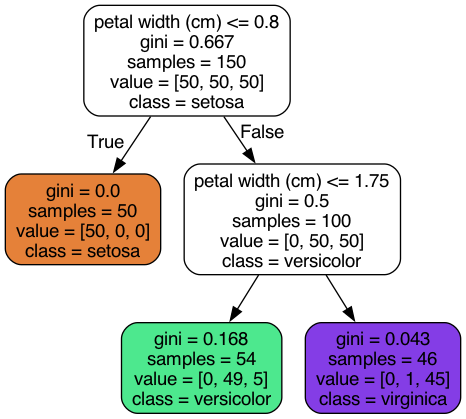
#> input picture hands-on-ml/SELF/OUTPUT/Chapter6/iris_tree.png, 466 x 419 px; the run also reads 2 pictures not shown here
$ jupyter execute 'Chapter 6 - Decion Tree.ipynb'
#> lines starting #> are read from the running program, lines starting #| are printed output that depends on the picture
# Decision Tree

```
Perform both classification and Regression task. Even multioutput regression task.
Can handle very complex dataset
Decision Trees are fundamental blocks for Random Forest.

One good quality about decision tree is:
it creates needs very less data preparation. Feature scaling is not required at all.

#### 1. Training and Visualizing Decision Tree

[cell 1]
from sklearn.datasets import load_iris
from sklearn.tree import DecisionTreeClassifier

# load iris dataset
iris = load_iris()

# get the petal length and width
X = iris.data[:, 2:]
y = iris.target

# create tree classifier
tree_clf = DecisionTreeClassifier(max_depth=2)
tree_clf.fit(X, y)

[cell 2]
# visualize the decision tree
from sklearn.tree import export_graphviz

# create visualization
export_graphviz(
    tree_clf,
    out_file='OUTPUT/Chapter6/iris_tree.dot',
    feature_names=iris.feature_names[2:],
    class_names=iris.target_names,
    rounded=True,
    filled=True
)

```
After file with extension ".dot" is created. Issue following command on terminal
$ dot -Tpng iris_tree.dot -o iris_tree.png

This command will create png file output which looks like
```

[cell 3]
from PIL import Image

# open image
image_data = Image.open('OUTPUT/Chapter6/iris_tree.png').convert("RGB")
image_data

```
- Decision Trees starts with 150 samples at Depth 0 (root node).
- Root node evaluates if petal width <= 0.8 cm then it is classifying iris flower instances as Sentosa.
- The number of samples classified as Setosa = 50 at Depth 1
- 100 samples remains unclassified at Depth 1 which is then checked if petal width is less than 1.75 cm
- If so 54 samples are classified as versicolor and remaining as virginica

Here node smaple attributes tells the numbers of instances used for training.
node attribute gini measures impurity. Gini = 0 implies pure
```

Gini Computation <br>
$G_i = 1 - \sum_{k=1}^{n}P_{i}k^2$

PiK is the ration of class k instance among training instances at ith node.

```
Model Interpretation
- Decision Trees are intutive and easy to interpret. This is the reason it is called as WHITE BOX MODEL. We can trace back why the decision is made and may replicate the decision making algorithim.
- Random Forest and Neural Networks are BLACK BOX MODEL as it is impossible to know which node made the decision which impacted the final outcome. If a photo belongs to X; with neural network we will not know why model predicted it X is it because of nose, eye or anything else.
```

[cell 4]
from matplotlib.colors import ListedColormap
import numpy as np
import matplotlib.pyplot as plt

# create decision tree boundaries
def plot_decision_boundary(clf, X, y, axes=[0, 7.5, 0, 3], iris=True, legend=False, plot_training=True):

    # get 100 evenly spaced points between 0, 7.5 and 0, 3
    x1s = np.linspace(axes[0], axes[1], 100)
    x2s = np.linspace(axes[2], axes[3], 100)

    # generate meshgrid
    x1, x2 = np.meshgrid(x1s, x2s)
    X_new = np.c_[x1.ravel(), x2.ravel()]

    # make prediction on this dataset using the classifier passed
    y_pred = clf.predict(X_new).reshape(x1.shape)

    # create custom color map
    custom_cmap = ListedColormap(['#fafab0','#9898ff','#a0faa0'])

    # create countour for petal length and width against predictions made.
    plt.contourf(x1, x2, y_pred, alpha=0.3, cmap=custom_cmap)

    # if iris indicator is false then use dirrent color map
    if not iris:
        custom_cmap2 = ListedColormap(['#7d7d58','#4c4c7f','#507d50'])
        plt.contour(x1, x2, y_pred, cmap=custom_cmap2, alpha=0.8)

    # plot training insrances as circle, square and triangle for setosa, versicolor and virginica respectively.
    if plot_training:
        plt.plot(X[:, 0][y==0], X[:, 1][y==0], "yo", label="Iris setosa")
        plt.plot(X[:, 0][y==1], X[:, 1][y==1], "bs", label="Iris versicolor")
        plt.plot(X[:, 0][y==2], X[:, 1][y==2], "g^", label="Iris virginica")
        plt.axis(axes)

    # if this is iris dataset then set the x and y label
    if iris:
        plt.xlabel("Petal length", fontsize=14)
        plt.ylabel("Petal width", fontsize=14)

    # otherwise label them as x1 and x2
    else:
        plt.xlabel(r"$x_1$", fontsize=18)
        plt.ylabel(r"$x_2$", fontsize=18, rotation=0)

    # get legend
    if legend:
        plt.legend(loc="lower right", fontsize=14)

# create plot
plt.figure(figsize=(8, 4))

# call the function for given tree classifier
plot_decision_boundary(tree_clf, X, y)

# create boundary lines
plt.plot([2.45, 2.45], [0, 3], "k-", linewidth=2)
plt.plot([2.45, 7.5], [1.75, 1.75], "k--", linewidth=2)
plt.plot([4.95, 4.95], [0, 1.75], "k:", linewidth=2)
plt.plot([4.85, 4.85], [1.75, 3], "k:", linewidth=2)
plt.text(1.40, 1.0, "Depth=0", fontsize=15)
plt.text(3.2, 1.80, "Depth=1", fontsize=13)
plt.text(4.05, 0.5, "(Depth=2)", fontsize=11)

plt.show()
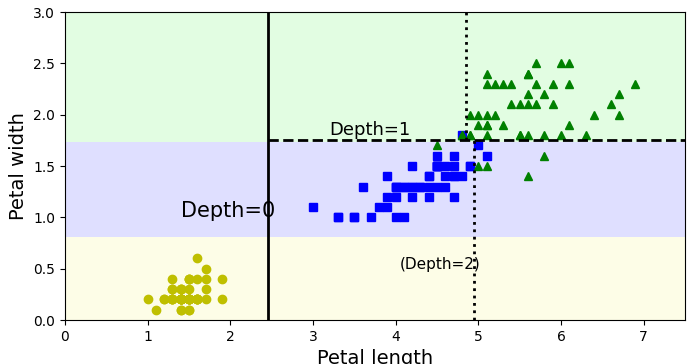
#> figure drawn by matplotlib, 1 panel

### Predicting probabilities
```
Decision tree classifier can be used for predicting the probablity as well. Consider we have a flower of length=5cm and width=1.5cm. Then decision tree will traverse through all the nodes and find the required search at depth=2. So probablity prediction will be 0% setosa, 91% versicolor and 9% virginica

[cell 5]
flower=[[5,1.5]]
tree_clf.predict_proba(flower)

[cell 6]
# when predicting which flower is it
tree_clf.predict(flower)

[cell 7]
# now say petal length is 6 cm
flower=[[6,1.5]]
tree_clf.predict_proba(flower)

```
Notice the output remains consistent. Even though flower is likely to be Viginica here!!!!

### Model Interpretation
- Decision trees are intutive and easy to interpret.
- Such models are called WHITE BOX MODELS
- Random Forest or Neural network are called BLACK BOX MODELS.
<br><br>
This is because with white box we know how and where is the decision made. However, in black box model we dont know how model made the decision. For instance photo of person - with black box we will not know how model identified the person X because of his eyes, nose or something else

# 2. CART Algo
CART stands for Classification & Regression Tree - scikit uses this for Decision Tree
Algo works by first splitting the training set into two subsets - Single Feature (k) and Threshold $t_k$.
Cost Function cne be given as: <br>
$J(K, t_k) = m_{left} G_{left}/m + m_{right} G_{right}/m$ <br>
$G_{left} \space or \space G_{right}$ - measure of impurity of left/right subset <br>
$m_{left} \space or \space m_{right}$ - Number of instances in left/right subset <br>
<br><br>
Once CART algo has successfully split the training set into 2, it splits the subset using same logic and keep doing recusively. It stops once max_depth defined is reached or if it is unable to find the splot that will reduce the impurity.
<br>
CART algo is greedy by nature. it greedilu searches for optimum split at top level and repeats at each subsequent level. It does not check wheteher or not split will lead to lowest possible impurity. This is the reason it can produce good solution but not optimal.

# 3. Regularization Hyperparameters
- Decision tree makes very few assumptions about training data in contrast to linear model which assumes data to be linear.
- If left unconstrained, Decision tree will adapt to data. And will fit very closely causing overfitting.
- These types of models are called Non-parameteric models, because the number of parameters is not determined prior to training. Thus model is free to stick closely to data.
- However, Linear model is parameteric and degree of freedom is limited; reducing risk of overfitting.
- Restrict Decision tree freedom during training itself.
- Regularize hyperparameters:
```
    a. max_depth - Number of depths of given sample
    b. min_sample_split - Min number of samples a node must have before the split.
    c. min_sample_leaf - min number of leaf a sample must have
    d. min_weight_fraction_leaf = same as min_samples; just has fraction of total number of instances
    e. max_leaf_nodes - max number of leaf nodes
    f. max_features - max number of features that are evaluated for splitting at each node.
```
<br><br>
Reducing max_* and increasing min_* hyperparameters will regularize the model.

[cell 8]
# tweak random state and checkout the decision boundary - it will change
tree_clf_tweaked = DecisionTreeClassifier(max_depth=2, random_state=40)
tree_clf_tweaked.fit(X, y)

[cell 9]
# visualize the decision tree
from sklearn.tree import export_graphviz

# create visualization
export_graphviz(
    tree_clf_tweaked,
    out_file='OUTPUT/Chapter6/iris_tree_tweaked.dot',
    feature_names=iris.feature_names[2:],
    class_names=iris.target_names,
    rounded=True,
    filled=True
)

[cell 10]
Image.open('OUTPUT/Chapter6/iris_tree_tweaked.png').convert("RGB")

[cell 11]
# plot the decision boundary
plt.figure(figsize=(8, 4))
plot_decision_boundary(tree_clf_tweaked, X, y, legend=False)
plt.plot([0, 7.5], [0.8, 0.8], "k-", linewidth=2)
plt.plot([0, 7.5], [1.75, 1.75], "k--", linewidth=2)
plt.text(1.0, 0.9, "Depth=0", fontsize=15)
plt.text(1.0, 1.80, "Depth=1", fontsize=13)
plt.show()
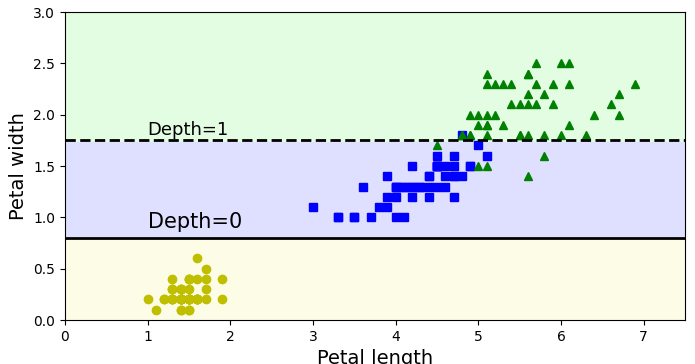
#> figure drawn by matplotlib, 1 panel

[cell 12]
flower

[cell 13]
tree_clf_tweaked.predict(flower)

[cell 14]
from sklearn.datasets import make_moons
Xm, ym = make_moons(n_samples=100, noise=0.25, random_state=53)

deep_tree_clf1 = DecisionTreeClassifier(random_state=42)
deep_tree_clf2 = DecisionTreeClassifier(min_samples_leaf=4, random_state=42)
deep_tree_clf1.fit(Xm, ym)
deep_tree_clf2.fit(Xm, ym)

fig, axes = plt.subplots(ncols=2, figsize=(10, 4), sharey=True)
plt.sca(axes[0])
plot_decision_boundary(deep_tree_clf1, Xm, ym, axes=[-1.5, 2.4, -1, 1.5], iris=False)
plt.title("No restrictions", fontsize=16)
plt.sca(axes[1])
plot_decision_boundary(deep_tree_clf2, Xm, ym, axes=[-1.5, 2.4, -1, 1.5], iris=False)
plt.title("min_samples_leaf = {}".format(deep_tree_clf2.min_samples_leaf), fontsize=14)
plt.ylabel("")

plt.show()
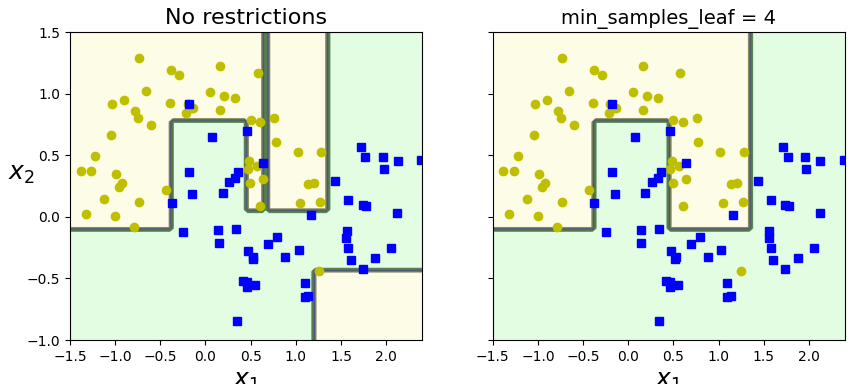
#> figure drawn by matplotlib, 2 panels

[cell 15]
# visualize the decision tree
from sklearn.tree import export_graphviz

# create visualization
export_graphviz(
    deep_tree_clf1,
    out_file='OUTPUT/Chapter6/iris_deep_tree_clf1.dot',
    feature_names=iris.feature_names[2:],
    class_names=iris.target_names,
    rounded=True,
    filled=True
)

[cell 16]
Image.open('OUTPUT/Chapter6/iris_deep_tree_clf1.png').resize((700,700))
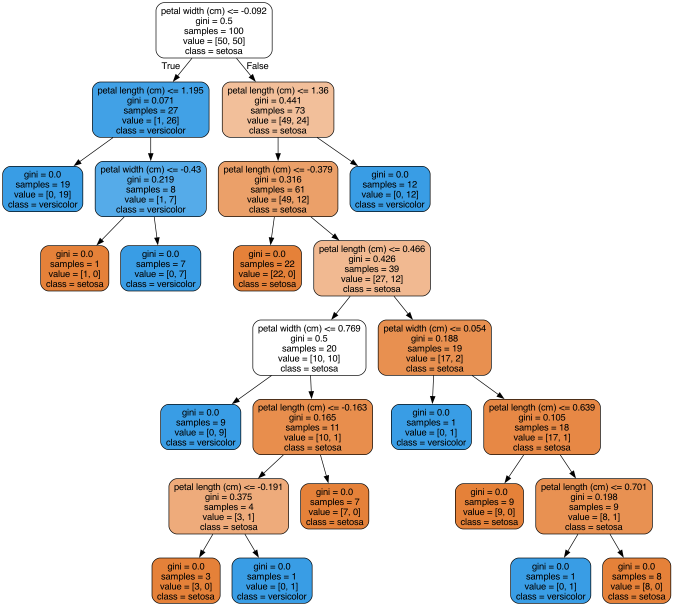
#> input picture hands-on-ml/SELF/OUTPUT/Chapter6/iris_deep_tree_clf1.png, 1347 x 1212 px (shown at 1/2 size)
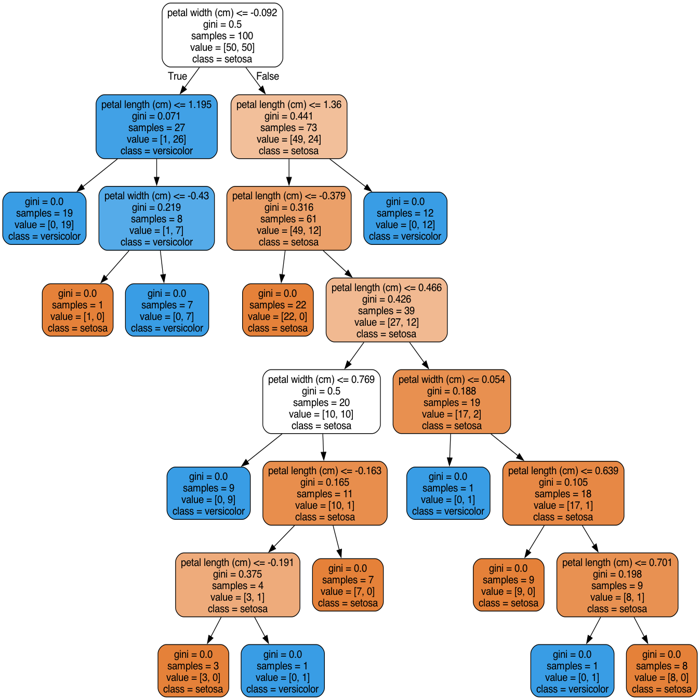
#> Out: PIL image 700x700 RGB; mean R, G, B 225.1, 220.6, 217.4

[cell 17]
# visualize the decision tree
from sklearn.tree import export_graphviz

# create visualization
export_graphviz(
    deep_tree_clf2,
    out_file='OUTPUT/Chapter6/iris_deep_tree_clf2.dot',
    feature_names=iris.feature_names[2:],
    class_names=iris.target_names,
    rounded=True,
    filled=True
)

[cell 18]
Image.open('OUTPUT/Chapter6/iris_deep_tree_clf2.png').resize((700, 700))
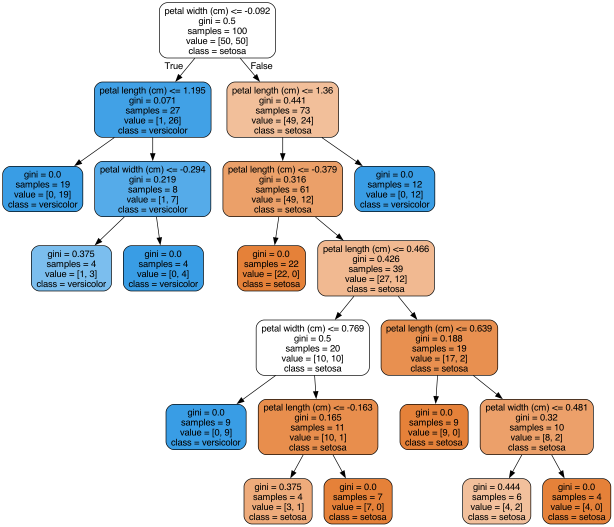
#> input picture hands-on-ml/SELF/OUTPUT/Chapter6/iris_deep_tree_clf2.png, 1227 x 1053 px (shown at 1/2 size)
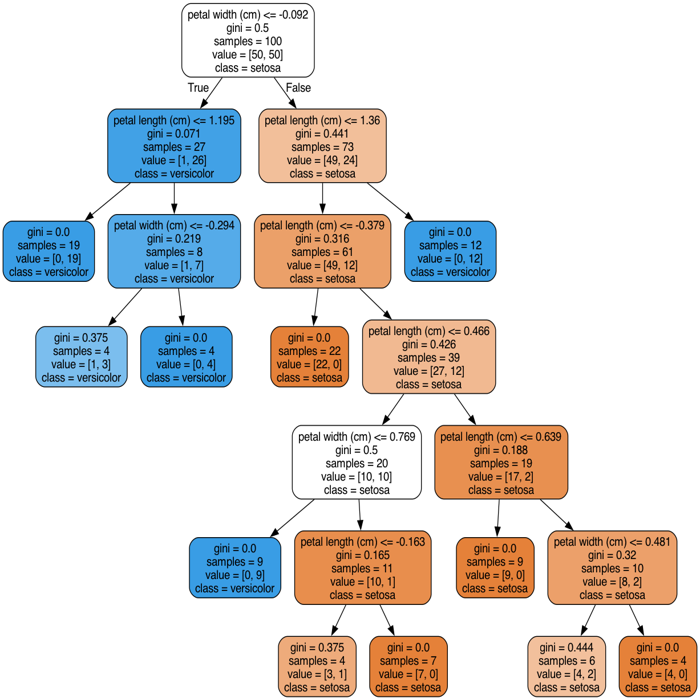
#> Out: PIL image 700x700 RGB; mean R, G, B 224.8, 220.7, 217.7

[cell 19]
# rotating the dataset will also lead completely different decision boundary
angle = np.pi / 180 * 20
rotation_matrix = np.array([[np.cos(angle), -np.sin(angle)], [np.sin(angle), np.cos(angle)]])
Xr = X.dot(rotation_matrix)

tree_clf_r = DecisionTreeClassifier(random_state=42)
tree_clf_r.fit(Xr, y)

plt.figure(figsize=(8, 3))
plot_decision_boundary(tree_clf_r, Xr, y, axes=[0.5, 7.5, -1.0, 1], iris=False)

plt.show()
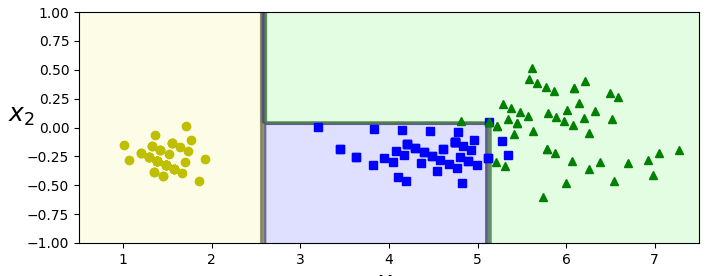
#> figure drawn by matplotlib, 1 panel

[cell 20]
# Senstivity to rotation of training set
np.random.seed(6)
Xs = np.random.rand(100, 2) - 0.5
ys = (Xs[:, 0] > 0).astype(np.float32) * 2

angle = np.pi / 4
rotation_matrix = np.array([[np.cos(angle), -np.sin(angle)], [np.sin(angle), np.cos(angle)]])
Xsr = Xs.dot(rotation_matrix)

tree_clf_s = DecisionTreeClassifier(random_state=42)
tree_clf_s.fit(Xs, ys)
tree_clf_sr = DecisionTreeClassifier(random_state=42)
tree_clf_sr.fit(Xsr, ys)

fig, axes = plt.subplots(ncols=2, figsize=(10, 4), sharey=True)
plt.sca(axes[0])
plot_decision_boundary(tree_clf_s, Xs, ys, axes=[-0.7, 0.7, -0.7, 0.7], iris=False)
plt.sca(axes[1])
plot_decision_boundary(tree_clf_sr, Xsr, ys, axes=[-0.7, 0.7, -0.7, 0.7], iris=False)
plt.ylabel("")
#> (the rest of the program and of its run is left out)
